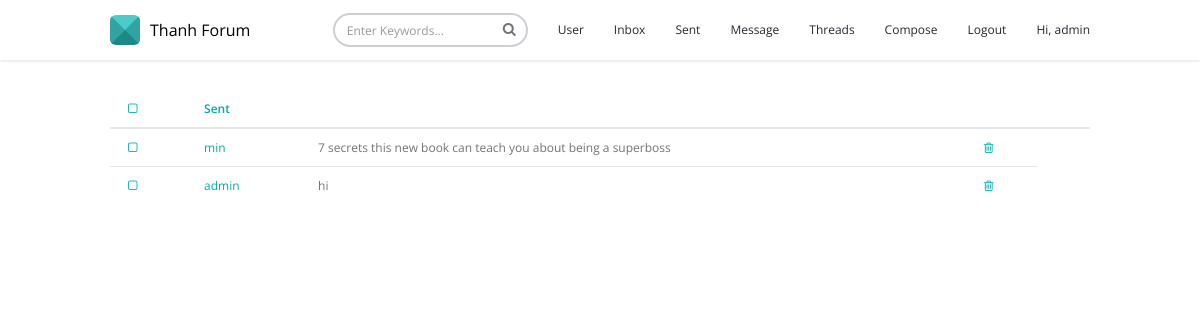
/sent.php (signed in), run on the app's committed database.
### tables this page shows
CREATE TABLE IF NOT EXISTS `message` (
  `id` int(11) unsigned NOT NULL AUTO_INCREMENT,
  `message` text NOT NULL,
  `created_by` int(11) NOT NULL,
  `receiver_id` int(11) NOT NULL,
  PRIMARY KEY (`id`)
);

CREATE TABLE IF NOT EXISTS `user` (
  `id` int(11) unsigned NOT NULL AUTO_INCREMENT,
  `name` varchar(50) NOT NULL,
  `email` varchar(50) NOT NULL,
  `avatar` varchar(100) DEFAULT NULL,
  `password` varchar(50) NOT NULL,
  PRIMARY KEY (`id`)
);

### OOPDatabase.php (called while the page is built, shortened)
<?php
class OOPDatabase{
	protected $_connection;
	public function __construct(){
		$this->_connection = mysqli_connect('localhost','root','123456','company');
	}
	public function getMessagesByCreatedBy($id){
		$query = mysqli_query($this->_connection, "select * from message where created_by = $id order by id desc");
		while ($row = mysqli_fetch_array($query)) {
		$messages[] = $this->loadMessage($row);
		}
		return $messages;
	}
	public function loadMessage($row){
		$message = new Message();
		$message->id = $row['id'];
		$message->message = $row['message'];
		$message->created_by = $row['created_by'];
		$message->receiver_id = $row['receiver_id'];
		return $message;
	}
	public function getNameById($id){
		$query = mysqli_query($this->_connection, "select * from user where id = $id");
		$row = mysqli_fetch_array($query);
		$user = new User();
		$user->name = $row['name'];
		return $user->name;
	}
}

### sent.php (the view, shortened to what this page needs)
<?php
$createdBy = $_SESSION['login_id'];
require('OOPDatabase.php');
$database = new OOPDatabase();
$messages = $database->getMessagesByCreatedBy($createdBy);
?>
<!DOCTYPE html>
<html>
<head>
	<?php include('header.php');?>
	<link type='text/css' rel='stylesheet' href='style.css'/>
</head>
<body>
	<?php include('menu.php') ?>
	<div class="content">
		<div class="container">
			<table class="table table-email">
				<thead>
					<tr>
						<th class="email-select"><a href="#" data-click="email-select-all"><i class="fa fa-square-o fa-fw"></i></a></th>
						<th colspan="2">
							<a href="" class="email-header-link" >Sent </a>
						</th>
						<th></th>
						<th></th>
					</tr>
				</thead>
				<tbody>
					<?php if(!empty($messages)): ?>
						<?php foreach($messages as $message): ?>
							<tr>
								<td class="email-select"><a href="" data-click="email-select-single"><i class="fa fa-square-o fa-fw"></i></a></td>
								<td class="email-sender"><a href="/view_user.php?id=<?php echo $message->created_by ?>"><?php echo $database->getNameById($message->receiver_id) ?></a></td>
								<td><?php echo $message->message ?></td>
								<td class="email-subject"><a href="/delete_message.php?id=<?php echo $message->id ?>" class="email-btn" data-click="email-remove"><i class="fa fa-trash-o"></i></a></td>
							</tr>
						<?php endforeach ?>
					<?php endif ?>
				</tbody>
			</table>
		</div>
	</div>
</body>
</html>

### assets/css/theme/default.css (style rules this page uses)
.text-theme, a { color: #00acac; }

### data on the page
message: receiver.name "min", message "7 secrets this new book can teach you about being a superboss"
message: receiver.name "admin", message "hi"

### other printed values
$user_name "admin"
